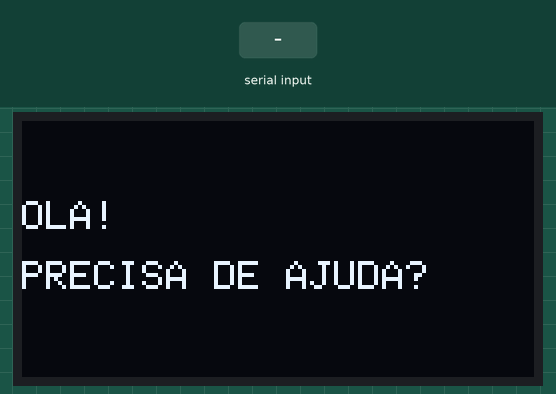
Simulated run of this sketch. Board: Arduino Uno, built with avr-gcc and run on an emulated ATmega328P. On the bench: 128×64 one-colour display. Inputs (shaded band) come from the test bench. What the sketch prints to the serial monitor is not drawn.

Above: at 1.2 s.
1.3 s: "SIM" received over Serial
At 2.7 s:
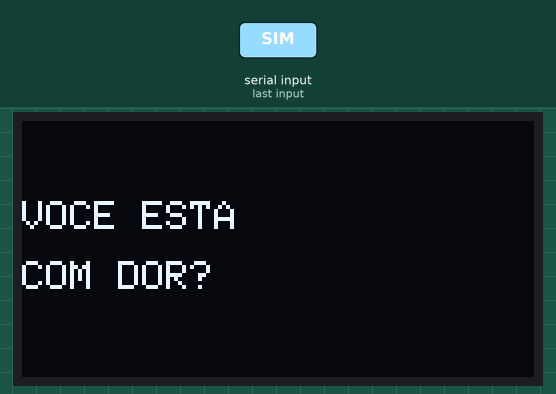
3.8 s: "NAO" received over Serial
At 5.8 s:
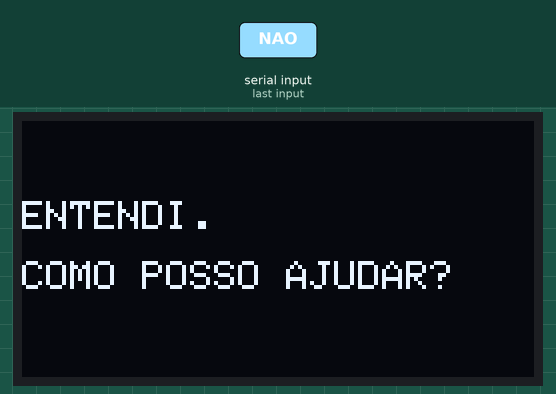
6.3 s: "1" received over Serial
At 7.6 s:
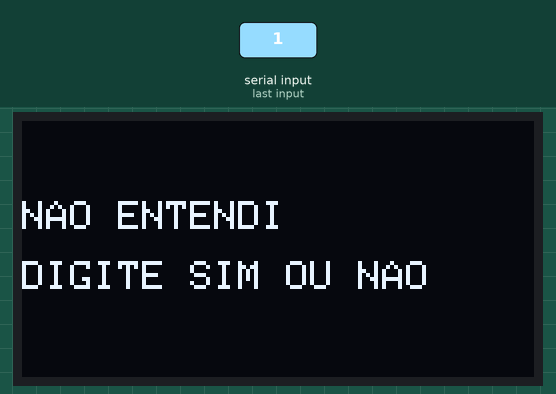
8.8 s: "NAO" received over Serial
At 10.8 s:
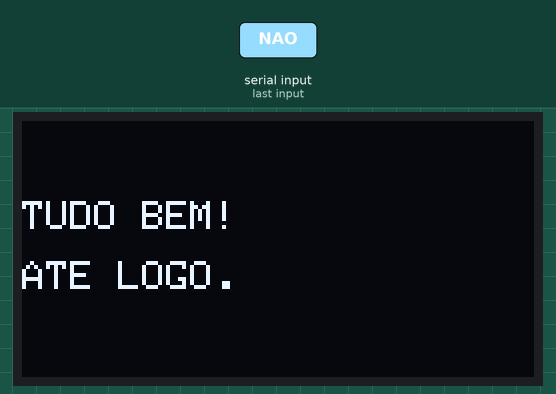
11.3 s: "0" received over Serial
At 12.6 s:
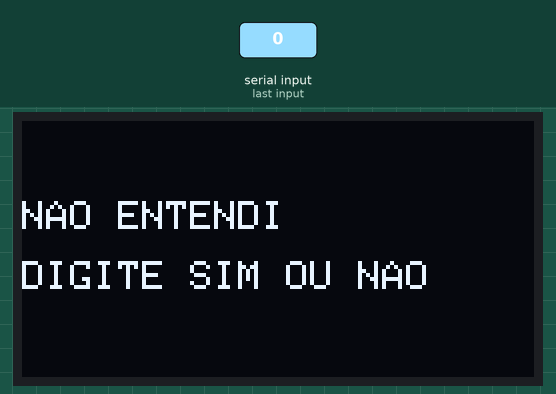
Timing chart, 0 to 14.3 s (numbered marks = the images above; inputs shaded):
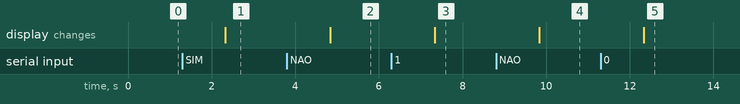

The sketch:

Desafio3.ino
```cpp
//Ideia de código para o terceiro desafio, modificar de acordo com sua missão

#include <Wire.h>
#include <Adafruit_GFX.h>
#include <Adafruit_SSD1306.h>

#define SCREEN_WIDTH 128
#define SCREEN_HEIGHT 64

Adafruit_SSD1306 display(
  SCREEN_WIDTH,
  SCREEN_HEIGHT,
  &Wire,
  -1
);

int etapa = 0;

void mostrar(String linha1, String linha2) {

  display.clearDisplay();

  display.setTextSize(1);
  display.setTextColor(SSD1306_WHITE);

  display.setCursor(0, 20);
  display.println(linha1);

  display.setCursor(0, 35);
  display.println(linha2);

  display.display();
}

void setup() {

  Serial.begin(9600);

  display.begin(
    SSD1306_SWITCHCAPVCC,
    0x3C
  );

  mostrar("OLA!", "PRECISA DE AJUDA?");

  Serial.println("Digite sua resposta:");
}

void loop() {

  if (Serial.available()) {

    String mensagem = Serial.readString();

    mensagem.trim();

    mensagem.toUpperCase();

    Serial.println(mensagem);

    // ETAPA 0
    if (etapa == 0) {

      if (mensagem == "SIM") {

        mostrar("VOCE ESTA", "COM DOR?");

        etapa = 1;

      }

      else if (mensagem == "NAO") {

        mostrar("TUDO BEM!", "ATE LOGO.");

        etapa = 0;

      }

      else {

        mostrar("NAO ENTENDI", "DIGITE SIM OU NAO");

      }
    }

    // ETAPA 1
    else if (etapa == 1) {

      if (mensagem == "SIM") {

        mostrar("ONDE ESTA", "A DOR?");

        etapa = 2;

      }

      else if (mensagem == "NAO") {

        mostrar("ENTENDI.", "COMO POSSO AJUDAR?");

        etapa = 0;

      }

      else {

        mostrar("RESPONDA", "SIM OU NAO");

      }
    }

    // ETAPA 2
    else if (etapa == 2) {

      mostrar("ENTENDI.", "INFORMACAO RECEBIDA.");

      etapa = 0;
    }

  }
}
```

Measured:
- after the input at 1.3 s, the display: changes after 1.0 s (image 1)
- after the input at 3.8 s, the display: changes after 1.0 s (image 2)
- after the input at 6.3 s, the display: changes after 1.0 s (image 3)
- after the input at 8.8 s, the display: changes after 1.0 s (image 4)
- after the input at 11.3 s, the display: changes after 1.0 s (image 5)
